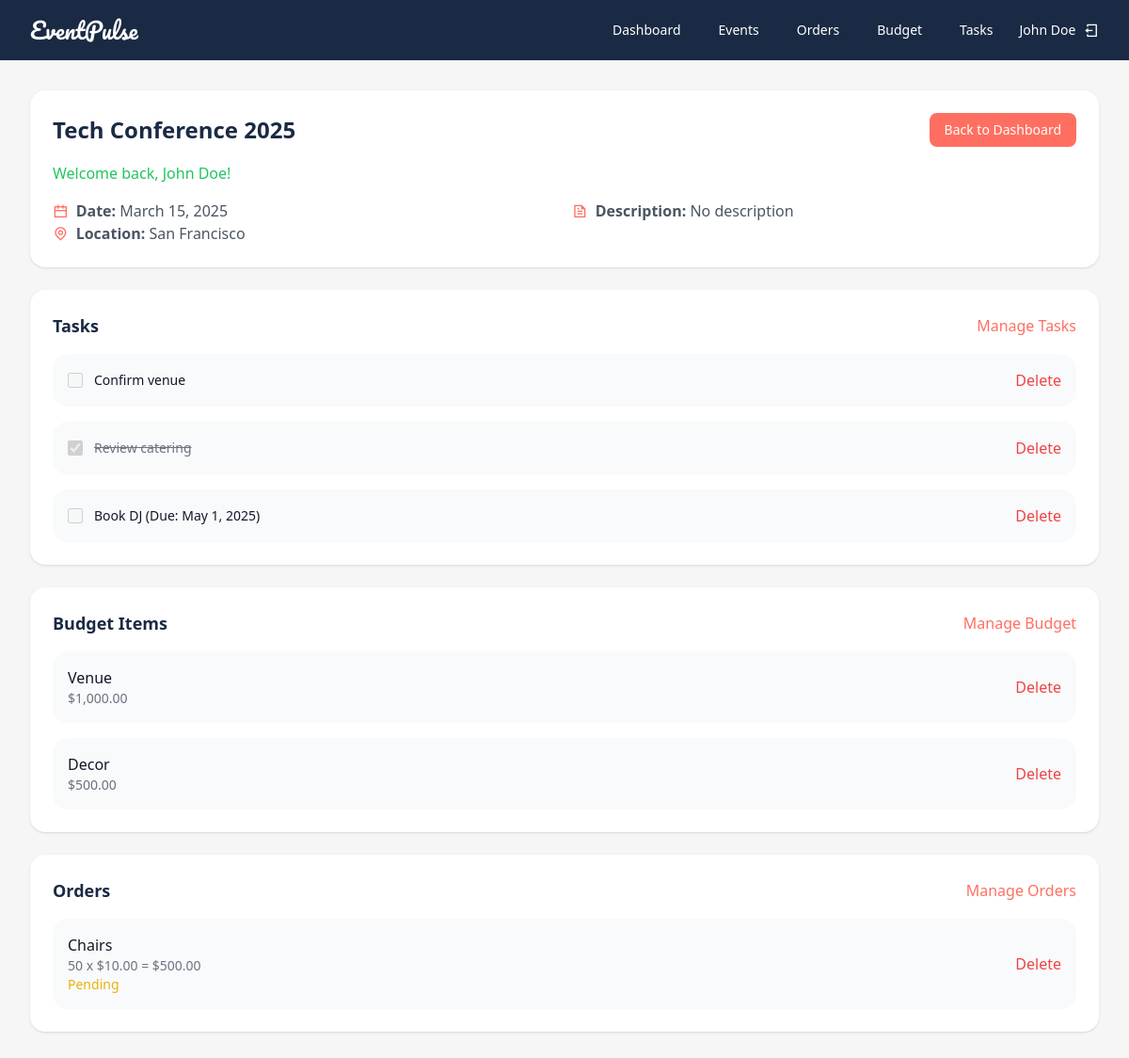
The page /event_details.php?id=1 (signed in) on the database its author committed.
### tables this page shows
CREATE TABLE events (
    event_id INT AUTO_INCREMENT PRIMARY KEY,
    user_id INT NOT NULL,
    title VARCHAR(255) NOT NULL,
    event_date DATE NOT NULL,
    location VARCHAR(255),
    description TEXT,
    created_at TIMESTAMP DEFAULT CURRENT_TIMESTAMP,
    FOREIGN KEY (user_id) REFERENCES users(user_id) ON DELETE CASCADE
);

CREATE TABLE tasks (
    task_id INT AUTO_INCREMENT PRIMARY KEY,
    event_id INT NOT NULL,
    task_name VARCHAR(255) NOT NULL,
    completed TINYINT(1) DEFAULT 0,  
    due_date DATE,
    created_at TIMESTAMP DEFAULT CURRENT_TIMESTAMP,
    FOREIGN KEY (event_id) REFERENCES events(event_id) ON DELETE CASCADE
);

CREATE TABLE budget (
    budget_id INT AUTO_INCREMENT PRIMARY KEY,
    event_id INT NOT NULL,
    item_name VARCHAR(255) NOT NULL,
    amount DECIMAL(10, 2) NOT NULL,  
    created_at TIMESTAMP DEFAULT CURRENT_TIMESTAMP,
    FOREIGN KEY (event_id) REFERENCES events(event_id) ON DELETE CASCADE
);

CREATE TABLE orders (
    order_id INT AUTO_INCREMENT PRIMARY KEY,
    event_id INT NOT NULL,
    item_name VARCHAR(255) NOT NULL,
    quantity INT NOT NULL,
    unit_price DECIMAL(10, 2) NOT NULL,
    status ENUM('pending', 'completed', 'cancelled') DEFAULT 'pending',
    created_at TIMESTAMP DEFAULT CURRENT_TIMESTAMP,
    FOREIGN KEY (event_id) REFERENCES events(event_id) ON DELETE CASCADE
);

### event_details.php (the view, shortened to what this page needs)
<?php
require_once 'config.php';
$user_id = $_SESSION['user_id'];
$full_name = $_SESSION['full_name'];
$event_id = mysqli_real_escape_string($conn, $_GET['id']);
$event_query = "SELECT title, event_date, location, description FROM events WHERE event_id = '$event_id' AND user_id = '$user_id'";
$event_result = mysqli_query($conn, $event_query);
$event = mysqli_fetch_assoc($event_result);
$tasks_query = "SELECT task_id, task_name, completed, due_date FROM tasks WHERE event_id = '$event_id'";
$tasks_result = mysqli_query($conn, $tasks_query);
$tasks = [];
while ($row = mysqli_fetch_assoc($tasks_result)) {
    $tasks[] = $row;
}
$budget_query = "SELECT budget_id, item_name, amount FROM budget WHERE event_id = '$event_id'";
$budget_result = mysqli_query($conn, $budget_query);
$budget_items = [];
while ($row = mysqli_fetch_assoc($budget_result)) {
    $budget_items[] = $row;
}
$orders_query = "SELECT order_id, item_name, quantity, unit_price, status FROM orders WHERE event_id = '$event_id'";
$orders_result = mysqli_query($conn, $orders_query);
$orders = [];
while ($row = mysqli_fetch_assoc($orders_result)) {
    $orders[] = $row;
}
?>
<!DOCTYPE html>
<html lang="en">
<head>
    <link href="https://cdn.jsdelivr.net/npm/remixicon@4.5.0/fonts/remixicon.css" rel="stylesheet">
    <script src="https://cdn.tailwindcss.com"></script>
</head>
<body class="bg-[#F5F6F5] min-h-screen">
    <nav class="bg-primary text-white fixed top-0 w-full z-50">
        <div class="max-w-7xl mx-auto px-4 sm:px-6 lg:px-8">
            <div class="flex flex-col sm:flex-row items-center justify-between h-auto py-4 sm:h-16">
                <div class="flex items-center w-full sm:w-auto">
                    <span class="text-2xl font-['Pacifico']">EventPulse</span>
                </div>
                <div class="sm:flex flex-col sm:flex-row items-center sm:space-x-4 w-full sm:w-auto mt-2 sm:mt-0 hidden" id="nav-menu">
                    <div class="flex flex-col sm:flex-row items-baseline space-y-2 sm:space-y-0 sm:space-x-4 w-full sm:w-auto">
                        <a href="dashboard.php" class="px-3 py-2 rounded-md text-sm font-medium hover:bg-secondary/20">Dashboard</a>
                        <a href="events.php" class="px-3 py-2 rounded-md text-sm font-medium hover:bg-secondary/20">Events</a>
                        <a href="orders.php" class="px-3 py-2 rounded-md text-sm font-medium hover:bg-secondary/20">Orders</a>
                        <a href="budget.php" class="px-3 py-2 rounded-md text-sm font-medium hover:bg-secondary/20">Budget</a>
                        <a href="tasks.php" class="px-3 py-2 rounded-md text-sm font-medium hover:bg-secondary/20">Tasks</a>
                    </div>
                    <div class="flex items-center mt-2 sm:mt-0">
                        <span class="text-sm"><?php echo htmlspecialchars($full_name); ?></span>
                        <a href="?logout=true" class="ml-2 text-white hover:text-[#F8DDA4]"><i class="ri-logout-box-line"></i></a>
                    </div>
                </div>
            </div>
        </div>
    </nav>
    <main class="max-w-7xl mx-auto px-4 sm:px-6 lg:px-8 pt-24 pb-8">
        <div class="bg-white p-6 rounded-lg shadow mb-6">
            <div class="flex flex-col sm:flex-row justify-between items-start sm:items-center mb-4">
                <h1 class="text-2xl font-bold text-primary"><?php echo htmlspecialchars($event['title']); ?></h1>
                <a href="dashboard.php" class="mt-2 sm:mt-0 px-4 py-2 text-sm font-medium text-white bg-secondary rounded-button hover:bg-opacity-90">Back to Dashboard</a>
            </div>
            <?php if (isset($_SESSION['success'])): ?>
                <p class="text-green-500 mb-4"><?php echo $_SESSION['success']; unset($_SESSION['success']); ?></p>
            <?php endif; ?>
            <div class="grid grid-cols-1 sm:grid-cols-2 gap-4">
                <div>
                    <p class="text-gray-600"><i class="ri-calendar-line text-secondary mr-2"></i><strong>Date:</strong> <?php echo date('F j, Y', strtotime($event['event_date'])); ?></p>
                    <p class="text-gray-600"><i class="ri-map-pin-line text-secondary mr-2"></i><strong>Location:</strong> <?php echo htmlspecialchars($event['location'] ?: 'Not specified'); ?></p>
                </div>
                <div>
                    <p class="text-gray-600"><i class="ri-file-text-line text-secondary mr-2"></i><strong>Description:</strong> <?php echo htmlspecialchars($event['description'] ?: 'No description'); ?></p>
                </div>
            </div>
        </div>
        <div class="bg-white p-6 rounded-lg shadow mb-6 section-card transition-all duration-300">
            <div class="flex justify-between items-center mb-4">
                <h2 class="text-lg font-semibold text-primary">Tasks</h2>
                <a href="tasks.php" class="text-secondary hover:underline">Manage Tasks</a>
            </div>
            <div class="space-y-4">
                <?php if (empty($tasks)): ?>
                    <p class="text-gray-500">No tasks for this event.</p>
                <?php else: ?>
                    <?php foreach ($tasks as $task): ?>
                        <div class="flex items-center justify-between p-4 bg-gray-50 rounded-lg">
                            <div class="flex items-center">
                                <input type="checkbox" class="h-4 w-4 text-primary rounded border-gray-300" <?php echo $task['completed'] ? 'checked' : ''; ?> disabled>
                                <span class="ml-3 text-sm <?php echo $task['completed'] ? 'text-gray-500 line-through' : 'text-gray-900'; ?>">
                                    <?php echo htmlspecialchars($task['task_name']); ?>
                                    <?php echo $task['due_date'] ? " (Due: " . date('F j, Y', strtotime($task['due_date'])) . ")" : ''; ?>
                                </span>
                            </div>
                            <a href="event_details.php?id=<?php echo $event_id; ?>&delete_task=<?php echo $task['task_id']; ?>" class="text-red-500 hover:underline" onclick="return confirm('Are you sure?')">Delete</a>
                        </div>
                    <?php endforeach; ?>
                <?php endif; ?>
            </div>
        </div>
        <div class="bg-white p-6 rounded-lg shadow mb-6 section-card transition-all duration-300">
            <div class="flex justify-between items-center mb-4">
                <h2 class="text-lg font-semibold text-primary">Budget Items</h2>
                <a href="budget.php" class="text-secondary hover:underline">Manage Budget</a>
            </div>
            <div class="space-y-4">
                <?php if (empty($budget_items)): ?>
                    <p class="text-gray-500">No budget items for this event.</p>
                <?php else: ?>
                    <?php foreach ($budget_items as $item): ?>
                        <div class="flex items-center justify-between p-4 bg-gray-50 rounded-lg">
                            <div>
                                <h3 class="font-medium text-gray-900"><?php echo htmlspecialchars($item['item_name']); ?></h3>
                                <p class="text-sm text-gray-500">$<?php echo number_format($item['amount'], 2); ?></p>
                            </div>
                            <a href="event_details.php?id=<?php echo $event_id; ?>&delete_budget=<?php echo $item['budget_id']; ?>" class="text-red-500 hover:underline" onclick="return confirm('Are you sure?')">Delete</a>
                        </div>
                    <?php endforeach; ?>
                <?php endif; ?>
            </div>
        </div>
        <div class="bg-white p-6 rounded-lg shadow section-card transition-all duration-300">
            <div class="flex justify-between items-center mb-4">
                <h2 class="text-lg font-semibold text-primary">Orders</h2>
                <a href="orders.php" class="text-secondary hover:underline">Manage Orders</a>
            </div>
            <div class="space-y-4">
                <?php if (empty($orders)): ?>
                    <p class="text-gray-500">No orders for this event.</p>
                <?php else: ?>
                    <?php foreach ($orders as $order): ?>
                        <div class="flex items-center justify-between p-4 bg-gray-50 rounded-lg">
                            <div>
                                <h3 class="font-medium text-gray-900"><?php echo htmlspecialchars($order['item_name']); ?></h3>
                                <p class="text-sm text-gray-500"><?php echo $order['quantity']; ?> x $<?php echo number_format($order['unit_price'], 2); ?> = $<?php echo number_format($order['quantity'] * $order['unit_price'], 2); ?></p>
                                <p class="text-sm text-<?php echo $order['status'] == 'pending' ? 'yellow' : ($order['status'] == 'completed' ? 'green' : 'red'); ?>-500"><?php echo ucfirst($order['status']); ?></p>
                            </div>
                            <a href="event_details.php?id=<?php echo $event_id; ?>&delete_order=<?php echo $order['order_id']; ?>" class="text-red-500 hover:underline" onclick="return confirm('Are you sure?')">Delete</a>
                        </div>
                    <?php endforeach; ?>
                <?php endif; ?>
            </div>
        </div>
    </main>
</body>
</html>

### rows shown on the page
events: title "Tech Conference 2025", event_date "March 15, 2025", location "San Francisco", description "No description"
tasks: task_name "Confirm venue"
tasks: completed "☑", task_name "Review catering"
tasks: task_name "Book DJ", due_date "May 1, 2025"
budget: item_name "Venue", amount "1,000.00"
budget: item_name "Decor", amount "500.00"
orders: item_name "Chairs", quantity "50", unit_price "10.00", $order['quantity'] * $order['unit_price'] "500.00", status "Pending"

### other values the page prints
$full_name "John Doe"
$_SESSION['success'] "Welcome back, John Doe!"
